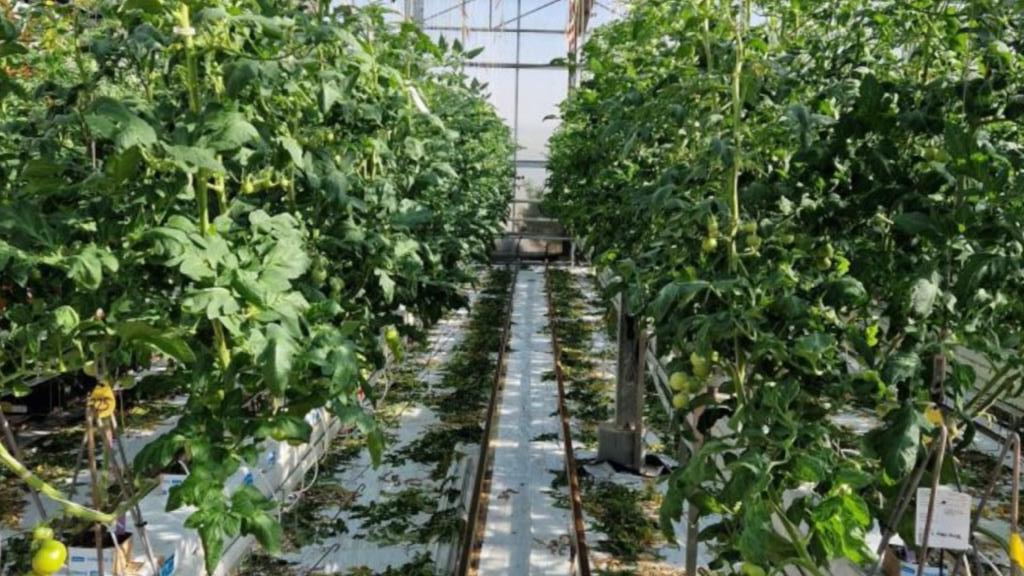
#> input picture scripts/caminho1.jpeg, 1024 x 576 px, found by its file name
$ python teste.py
#> lines starting #> are read from the running program, lines starting #| are printed output that depends on the picture; after the words box and inside, x2 and y2 are one past the last pixel; in counts of white or black regions, pixels touching at a corner belong together
from curses.ascii import CAN
from nis import match
from pickletools import uint1
import cv2
import numpy as np
import matplotlib.pylab as plt

def region_of_interest(img, vertices):
    mask = np.zeros_like(img)
    #channel_count = img.shape[2]
    match_mask_color = 255 #(255,) * channel_count
    cv2.fillPoly(mask, vertices, match_mask_color)
    masked_image = cv2.bitwise_and(img, mask)

    return masked_image

def draw_the_lines(img, lines):
    img = np.copy(img)
    blank_image = np.zeros((img.shape[0], img.shape[1], 3), dtype=np.uint8)

    for line in lines:
        for x1, y1, x2, y2 in line:
            cv2.line(blank_image, (x1, y1), (x2, y2), (0, 255, 0), thickness=3)

    img = cv2.addWeighted(img, 0.8, blank_image, 1, 0.0)
    return img

if __name__ == '__main__':

    # get the image
    image = cv2.imread("/home/gabs/skyrats_ws/src/IMAV2022Indoor/scripts/caminho1.jpeg")
#> image is the input picture: shape (576, 1024, 3); mean B, G, R 68.3, 99.4, 82.5
    image = cv2.blur(image, (5, 5))

    # define the region of interest - bottom triangle
    height = image.shape[0]
#> height = 576
    width = image.shape[1]
#> width = 1024

    region_of_interest_vertices = [
        (0, height),
        (width/2, height/2),
        (width, height)
    ]
#> region_of_interest_vertices = [(0, 576), (512, 288), (1024, 576)]

    # find the edges
    gray_image = cv2.cvtColor(image, cv2.COLOR_BGR2GRAY)
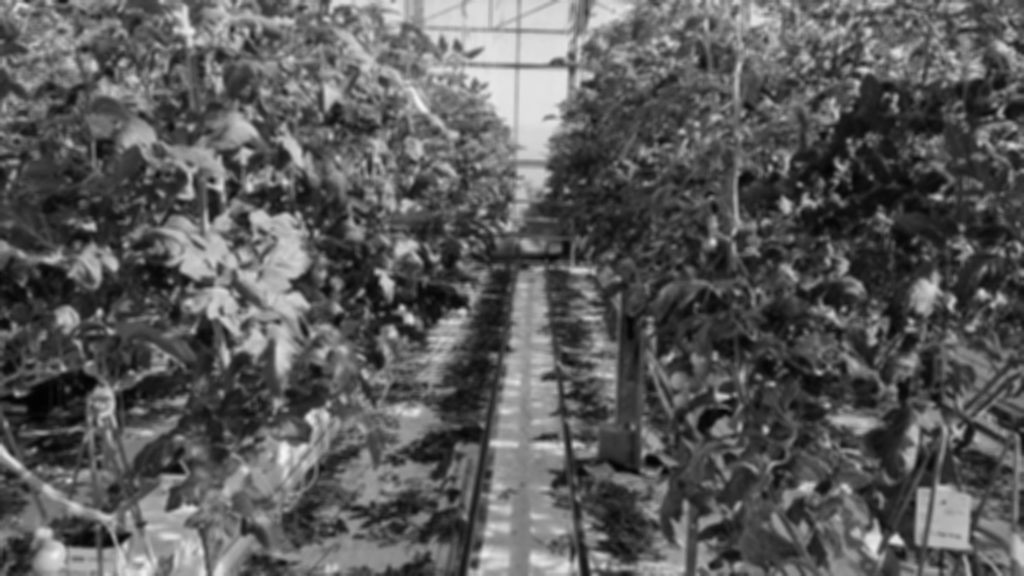
#> gray_image: shape (576, 1024); min 2, max 245, mean 90.8
    canny_image = cv2.Canny(gray_image, 100, 150)
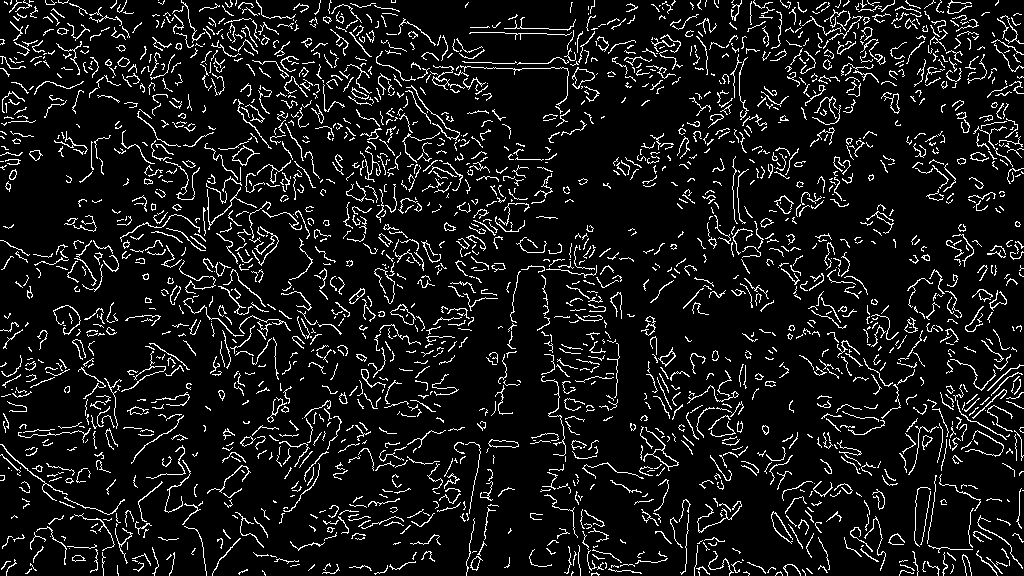
#> canny_image: shape (576, 1024); 9% white in thin lines or dots

    # create the image with region of interest only
    cropped_image = region_of_interest(canny_image, np.array([region_of_interest_vertices], np.int32),)
#> in region_of_interest, `cv2.fillPoly(mask, vertices, match_mask_color)`:
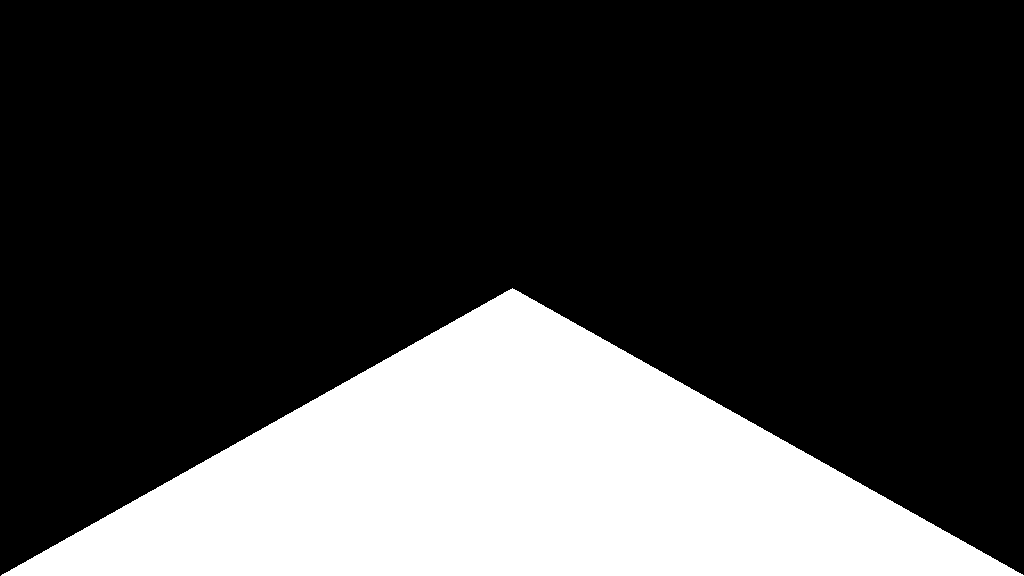
#> mask: shape (576, 1024); 25% white; 1 white region, box (x1, y1, x2, y2) and area: (1, 288, 1024, 576) 147680
#> in region_of_interest, `masked_image = cv2.bitwise_and(img, mask)`:
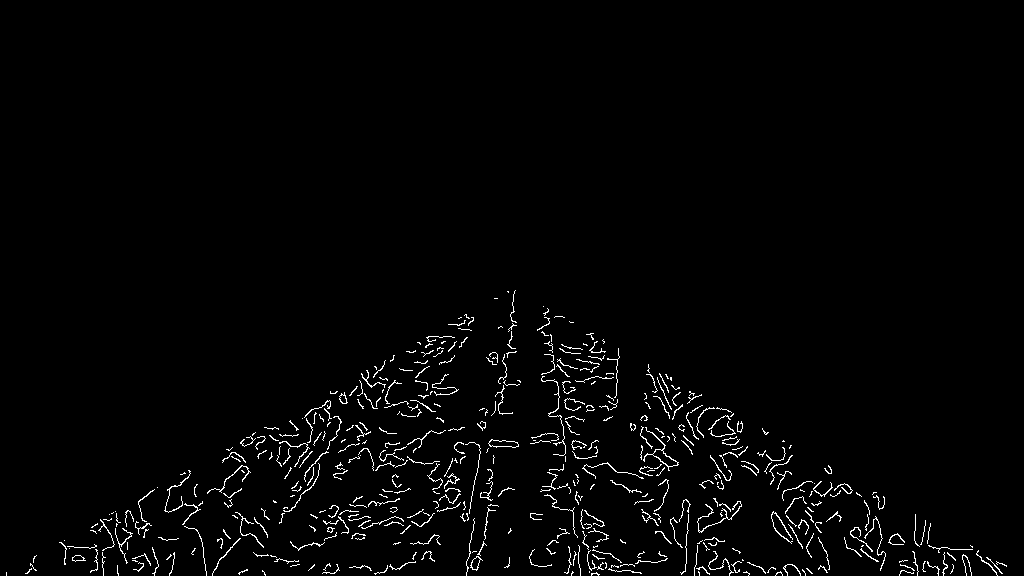
#> masked_image: shape (576, 1024); 2% white in thin lines or dots, all inside (x1, y1, x2, y2) = (6, 290, 1007, 576)

    # lines
    lines = cv2.HoughLinesP(
        cropped_image,
        rho=6,
        theta=np.pi/60,
        threshold=160,
        lines=np.array([]),
        minLineLength=min(image.shape[0]/5, image.shape[1]/5),
        maxLineGap=15
    )
#> lines = [[303, 443, 450, 466], [327, 448, 449, 467]]

    image_with_lines = draw_the_lines(image, lines)
#> the loop in draw_the_lines, `for line in lines:` made 2 passes
#> after the loop in draw_the_lines, `for line in lines:`:
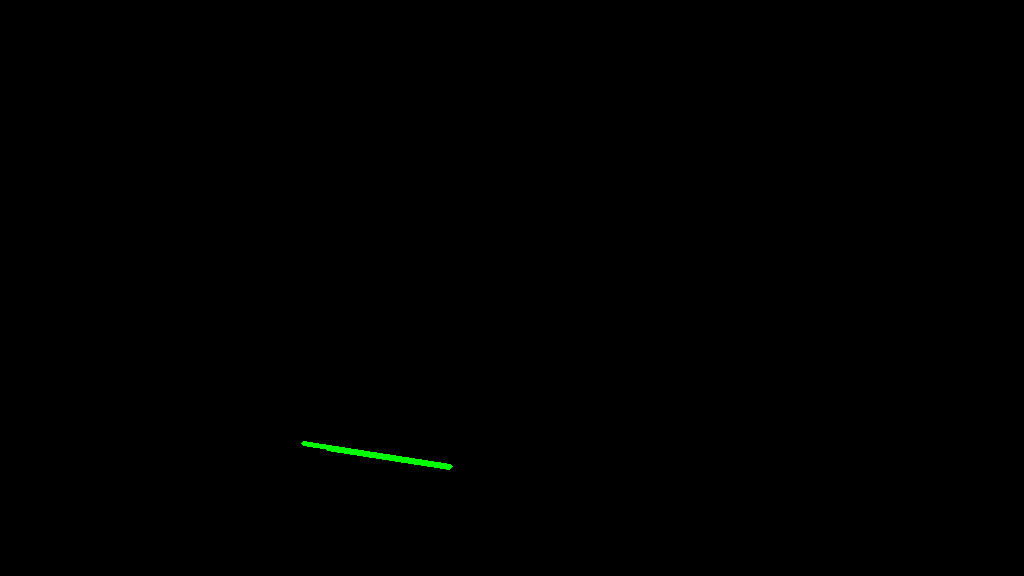
#> blank_image: shape (576, 1024, 3); mean of channels 0, 1, 2 0, 0.4, 0; drawn as B, G, R
#> in draw_the_lines, `img = cv2.addWeighted(img, 0.8, blank_image, 1, 0.0)`:
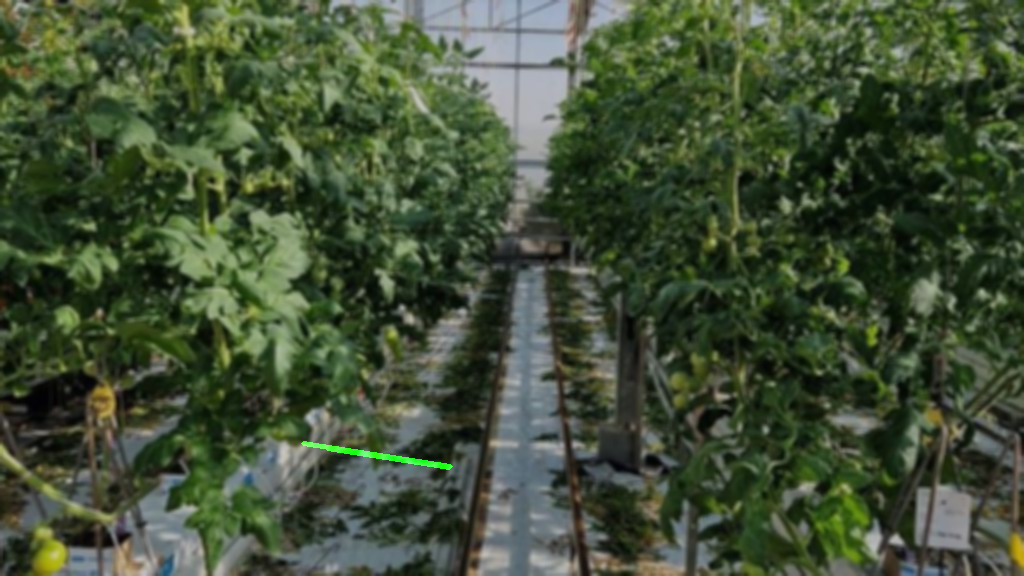
#> img: shape (576, 1024, 3); mean of channels 0, 1, 2 54.7, 79.8, 66; drawn as B, G, R

    plt.imshow(image_with_lines)
    #plt.imshow(image_with_lines)
    plt.show()

$ run again, with scripts/caminho2.jpeg copied over scripts/caminho1.jpeg
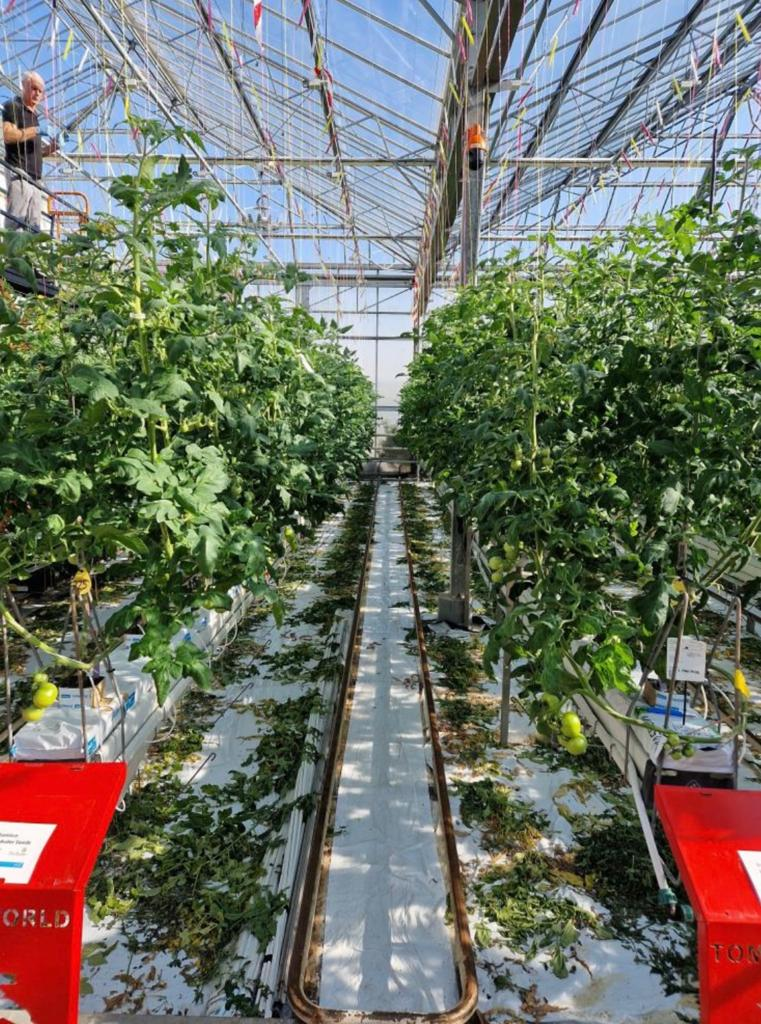
#> input picture scripts/caminho2.jpeg, 761 x 1024 px, found by its file name
#> image is the input picture: shape (1024, 761, 3); mean B, G, R 100.6, 113.2, 109.8
#> `canny_image = cv2.Canny(gray_image, 100, 150)`:
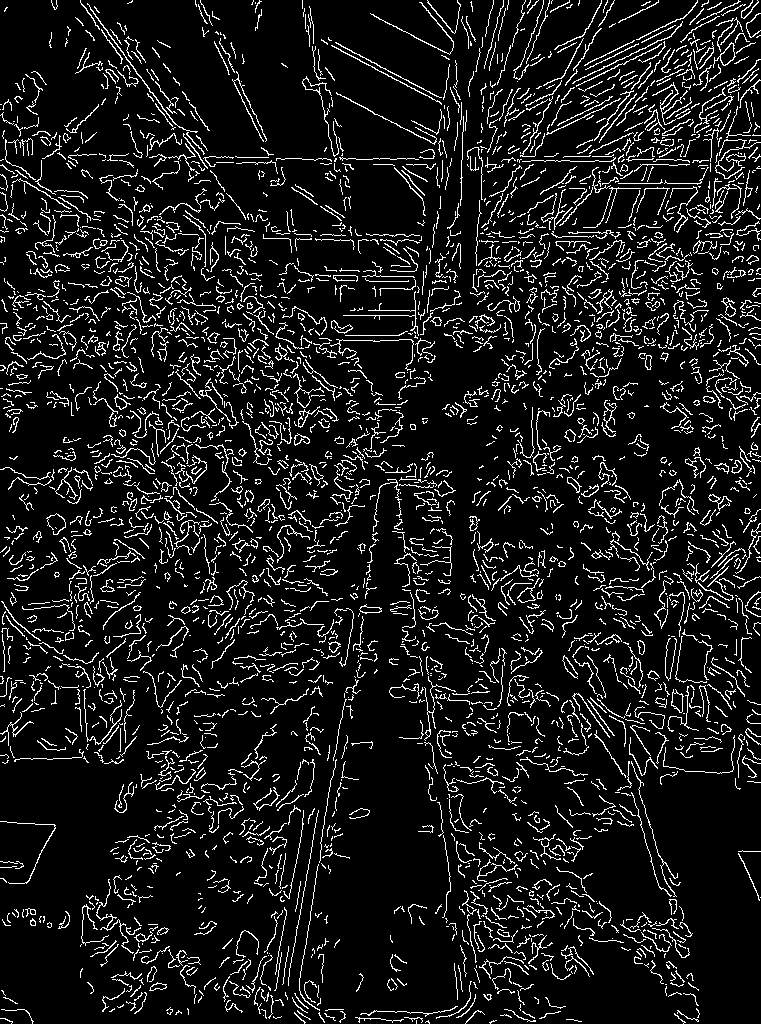
#> canny_image: shape (1024, 761); 9.9% white in thin lines or dots
#> mask: shape (1024, 761); 25.1% white; 1 white region, box (x1, y1, x2, y2) and area: (0, 512, 761, 1024) 195262
#> masked_image: shape (1024, 761); 2% white in thin lines or dots, all inside (x1, y1, x2, y2) = (4, 519, 700, 1024)
#> lines = [[410, 554, 434, 708], [294, 1013, 327, 805], [447, 798, 483, 965]]
#> the loop in draw_the_lines, `for line in lines:` made 3 passes
#> in draw_the_lines, `img = cv2.addWeighted(img, 0.8, blank_image, 1, 0.0)`:
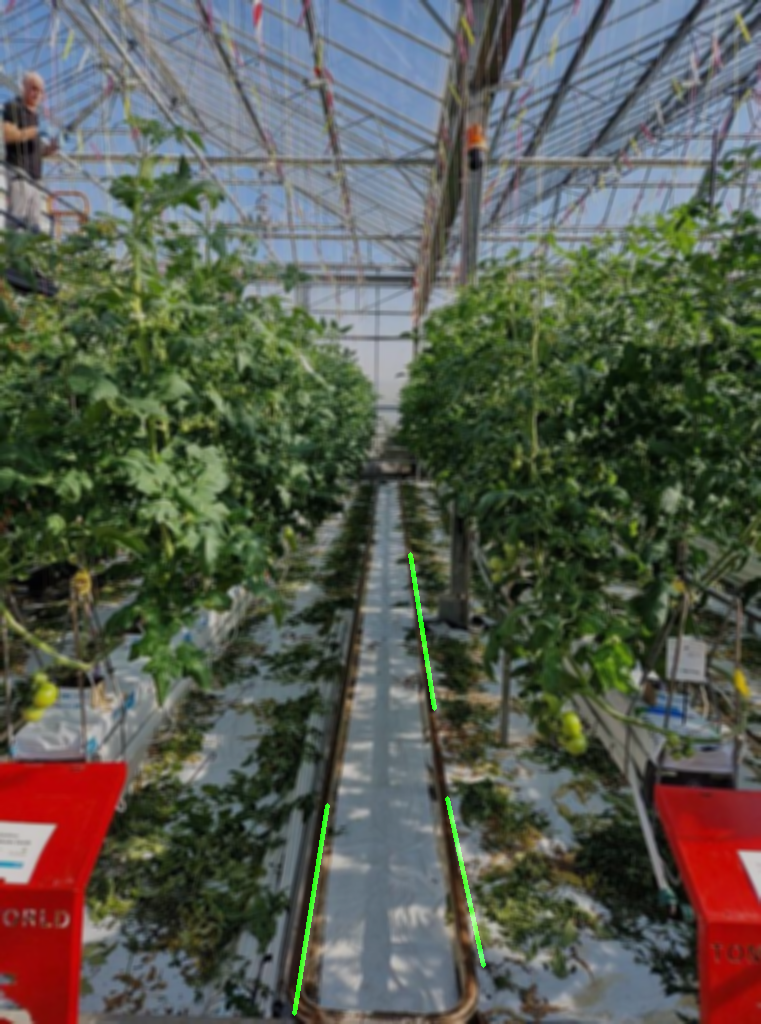
#> img: shape (1024, 761, 3); mean of channels 0, 1, 2 80.5, 91.2, 87.8; drawn as B, G, R

$ run again, with scripts/caminho3.jpeg copied over scripts/caminho1.jpeg
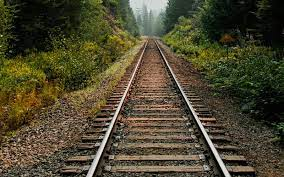
#> input picture scripts/caminho3.jpeg, 284 x 177 px, found by its file name
#> image is the input picture: shape (177, 284, 3); mean B, G, R 47.6, 70.9, 76.4
#> `canny_image = cv2.Canny(gray_image, 100, 150)`:
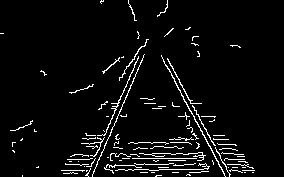
#> canny_image: shape (177, 284); 4.7% white in thin lines or dots, all inside (x1, y1, x2, y2) = (0, 0, 255, 177)
#> mask: shape (177, 284); 25.2% white; 1 white region, box (x1, y1, x2, y2) and area: (1, 88, 284, 177) 12691
#> masked_image: shape (177, 284); 3.2% white in thin lines or dots, all inside (x1, y1, x2, y2) = (22, 98, 255, 177)
#> lines = [[90, 158, 227, 158], [90, 169, 231, 169], [202, 166, 248, 164], [69, 161, 110, 159], [138, 147, 215, 147], [175, 164, 245, 161], [82, 156, 143, 153], [155, 153, 220, 156], [152, 143, 188, 142], [173, 165, 218, 163], [138, 142, 176, 146], [134, 163, 183, 165]]
#> the loop in draw_the_lines, `for line in lines:` made 12 passes
#> in draw_the_lines, `img = cv2.addWeighted(img, 0.8, blank_image, 1, 0.0)`:
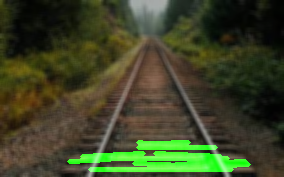
#> img: shape (177, 284, 3); mean of channels 0, 1, 2 38.1, 68.7, 61.1; drawn as B, G, R

$ run again, with scripts/caminho4.jpeg copied over scripts/caminho1.jpeg
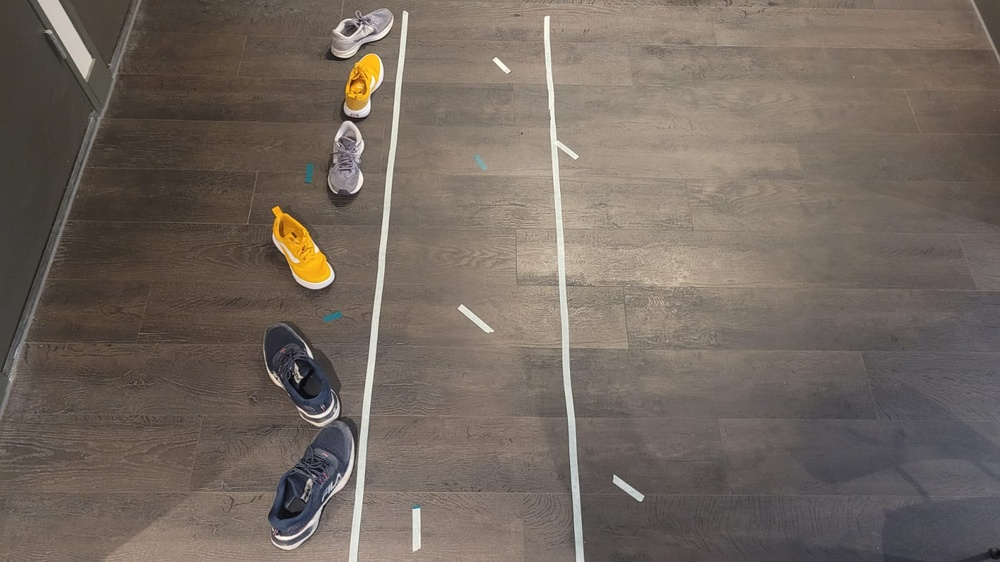
#> input picture scripts/caminho4.jpeg, 1000 x 562 px, shrunk from 1600 x 900 before the run, found by its file name
#> image is the input picture: shape (562, 1000, 3); mean B, G, R 95.1, 103.6, 114.5
#> `canny_image = cv2.Canny(gray_image, 100, 150)`:
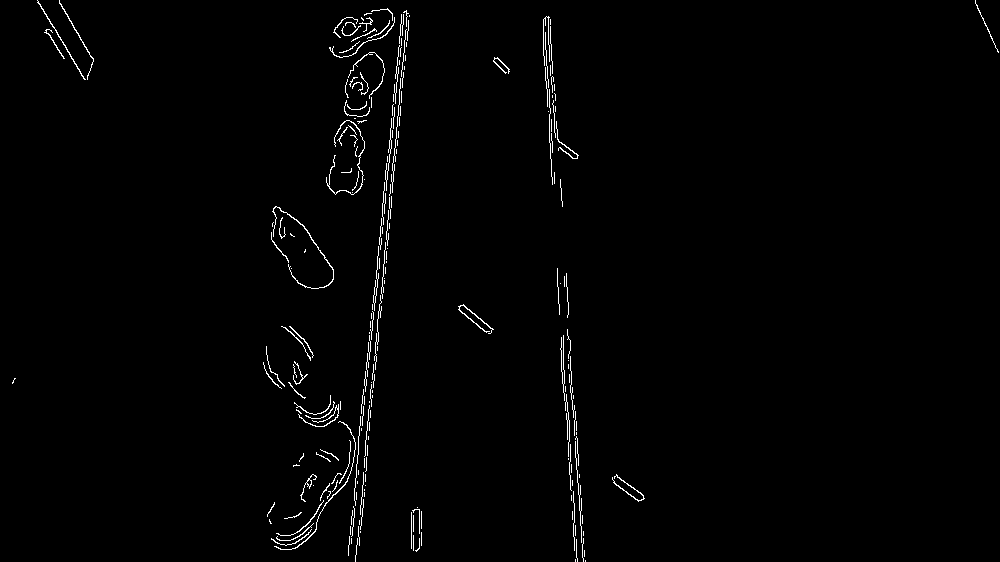
#> canny_image: shape (562, 1000); 1.2% white in thin lines or dots
#> mask: shape (562, 1000); 25% white; 1 white region, box (x1, y1, x2, y2) and area: (1, 281, 1000, 562) 140719
#> masked_image: shape (562, 1000); 0.49% white in thin lines or dots, all inside (x1, y1, x2, y2) = (267, 304, 645, 562)
#> lines = [[568, 412, 576, 557], [575, 411, 581, 527], [569, 339, 575, 451]]
#> the loop in draw_the_lines, `for line in lines:` made 3 passes
#> in draw_the_lines, `img = cv2.addWeighted(img, 0.8, blank_image, 1, 0.0)`:
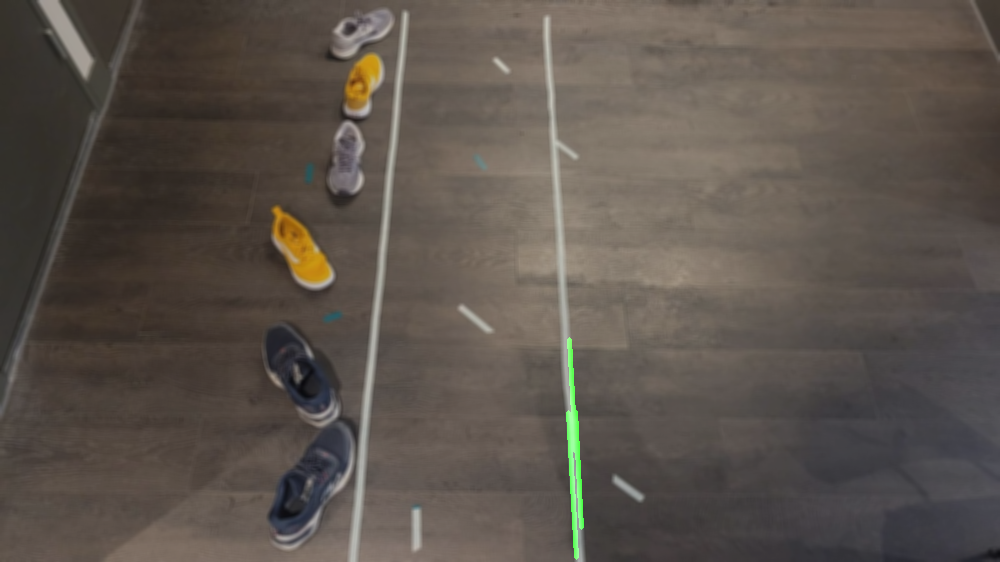
#> img: shape (562, 1000, 3); mean of channels 0, 1, 2 76.1, 83.3, 91.6; drawn as B, G, R
